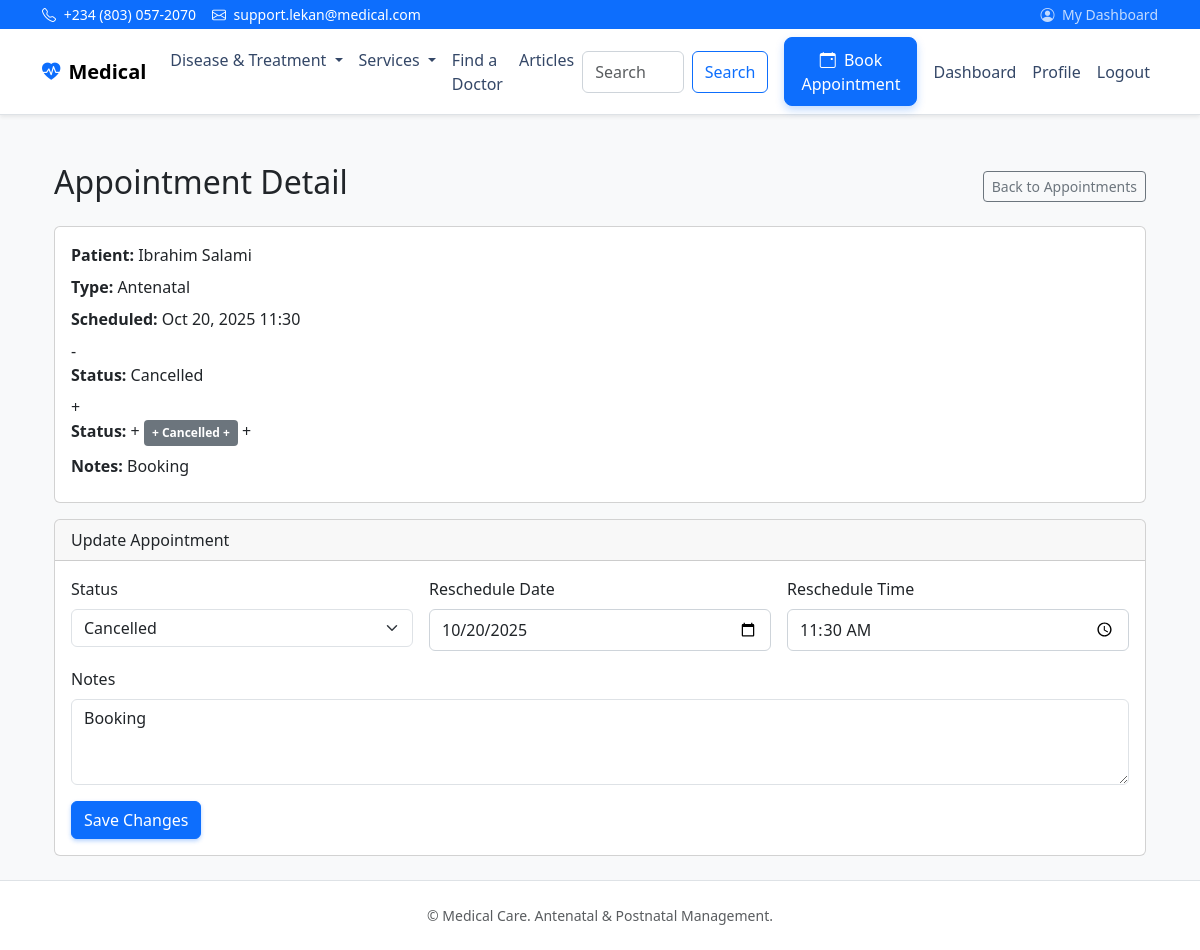
The page /appointments/3/ (signed in) on the database its author committed.
### appointments/models.py (models this page shows, shortened)
class Appointment(models.Model):
    TYPE_CHOICES = (
        ('ANTENATAL', 'Antenatal'),
        ('POSTNATAL', 'Postnatal'),
        ('IMMUNIZATION', 'Immunization'),
    )
    STATUS_CHOICES = (
        ('SCHEDULED', 'Scheduled'),
        ('COMPLETED', 'Completed'),
        ('CANCELLED', 'Cancelled'),
        ('MISSED', 'Missed'),
    )
    patient = models.ForeignKey(MotherProfile, on_delete=models.CASCADE, related_name='appointments')
    doctor = models.ForeignKey(settings.AUTH_USER_MODEL, on_delete=models.SET_NULL, null=True, blank=True, related_name='appointments')
    appointment_type = models.CharField(max_length=20, choices=TYPE_CHOICES)
    scheduled_at = models.DateTimeField()
    status = models.CharField(max_length=20, choices=STATUS_CHOICES, default='SCHEDULED')
    notes = models.TextField(blank=True)
    created_at = models.DateTimeField(auto_now_add=True)

### patients/models.py (models this page shows, shortened)
class MotherProfile(models.Model):
    user = models.OneToOneField(settings.AUTH_USER_MODEL, on_delete=models.CASCADE, related_name='mother_profile')
    member_id = models.CharField(max_length=20, unique=True, blank=True, null=True)
    full_name = models.CharField(max_length=255)
    age = models.PositiveIntegerField(null=True, blank=True)
    address = models.TextField(blank=True)
    phone_number = models.CharField(max_length=20, blank=True)
    marital_status = models.CharField(max_length=50, blank=True)
    occupation = models.CharField(max_length=100, blank=True)
    profile_picture = models.ImageField(upload_to='profiles/', null=True, blank=True)
    blood_type = models.CharField(max_length=10, blank=True)
    allergies = models.TextField(blank=True)
    previous_pregnancies = models.TextField(blank=True)
    existing_conditions = models.TextField(blank=True)
    emergency_contact = models.CharField(max_length=255, blank=True)
    created_at = models.DateTimeField(auto_now_add=True)
    updated_at = models.DateTimeField(auto_now=True)

### appointments/views.py (the view, shortened to what this page needs)
# urls.py: path('appointments/<int:pk>/', appointment_detail, name='appointment_detail'),
@login_required
def appointment_detail(request, pk):
    appt = get_object_or_404(Appointment, pk=pk)
    user = request.user
    is_doctor_or_staff = getattr(user, 'role', '') == 'DOCTOR' or user.is_staff
    can_update = is_doctor_or_staff and (appt.doctor_id == user.id or user.is_staff)
    if not is_doctor_or_staff:
        if not hasattr(appt.patient, 'user') or appt.patient.user_id != user.id:
            messages.error(request, 'You do not have permission to view this appointment.')
            return redirect('appointments_list')
    return render(request, 'appointments/detail.html', {
        'appointment': appt,
        'is_doctor_view': is_doctor_or_staff,
        'can_update': can_update,
    })

### templates/appointments/detail.html (shortened to what this page needs)
{% extends 'base.html' %}
{% block content %}
<div class="container mt-4">
  <div class="d-flex justify-content-between align-items-center mb-3">
    <h2>Appointment Detail</h2>
    <a href="{% url 'appointments_list' %}" class="btn btn-sm btn-outline-secondary">Back to Appointments</a>
  </div>
  <div class="card mb-3">
    <div class="card-body">
      <div class="mb-2"><strong>Patient:</strong> {{ appointment.patient.full_name }}</div>
      <div class="mb-2"><strong>Type:</strong> {{ appointment.get_appointment_type_display }}</div>
      <div class="mb-2"><strong>Scheduled:</strong> {{ appointment.scheduled_at|date:"M d, Y H:i" }}</div>
-      <div class="mb-2"><strong>Status:</strong> {{ appointment.get_status_display }}</div>
+      <div class="mb-2"><strong>Status:</strong>
+        <span class="badge-status {% if appointment.status == 'COMPLETED' %}badge-status-completed{% elif appointment.status == 'CANCELLED' %}badge-status-cancelled{% elif appointment.status == 'MISSED' %}badge-status-missed{% else %}badge-status-scheduled{% endif %}">
+          {{ appointment.get_status_display }}
+        </span>
+      </div>
      {% if appointment.notes %}
        <div class="mb-2"><strong>Notes:</strong> {{ appointment.notes }}</div>
      {% endif %}
    </div>
  </div>
  {% if can_update %}
    <div class="card">
      <div class="card-header">Update Appointment</div>
      <div class="card-body">
        <form method="post">
          <div class="row g-3">
            <div class="col-md-4">
              <label class="form-label">Status</label>
              <select name="status" class="form-select">
                <option value="CANCELLED" {% if appointment.status == 'CANCELLED' %}selected{% endif %}>Cancelled</option>
              </select>
            </div>
            <div class="col-md-4">
              <label class="form-label">Reschedule Date</label>
              <input type="date" name="scheduled_date" class="form-control" value="{{ appointment.scheduled_at|date:'Y-m-d' }}">
            </div>
            <div class="col-md-4">
              <label class="form-label">Reschedule Time</label>
              <input type="time" name="scheduled_time" class="form-control" value="{{ appointment.scheduled_at|date:'H:i' }}">
            </div>
            <div class="col-12">
              <label class="form-label">Notes</label>
              <textarea name="notes" class="form-control" rows="3">{{ appointment.notes }}</textarea>
            </div>
          </div>
          <div class="mt-3">
            <button type="submit" class="btn btn-primary">Save Changes</button>
          </div>
        </form>
      </div>
    </div>
  {% else %}
    <div class="alert alert-info">You can view this appointment but cannot update it.</div>
  {% endif %}
</div>
{% endblock %}

### static/css/styles.css (style rules this page uses)
:root { --brand-primary: #0d6efd; }
body { font-feature-settings: "liga" 1, "kern" 1; }
form .form-control input, form .form-control select, form .form-control textarea, form input:not([type=checkbox]):not([type=radio]), form select, form textarea { width: 100%; padding: .5rem .75rem; border: 1px solid #ced4da; border-radius: .375rem; background-color: #fff; }
.btn-primary { box-shadow: 0 .125rem .25rem rgba(13,110,253,.3); }
.badge-status { display: inline-block; color: #fff; padding: 0.25rem 0.5rem; border-radius: 0.25rem; font-size: 0.75rem; font-weight: 600; }
.badge-status-cancelled { background-color: #6c757d; }

### rows shown on the page
Appointment: patient.full_name "Ibrahim Salami", appointment_type "Antenatal", scheduled_at "Oct 20, 2025 11:30", status "Cancelled", notes "Booking", scheduled_date "10/20/2025", scheduled_time "11:30"
